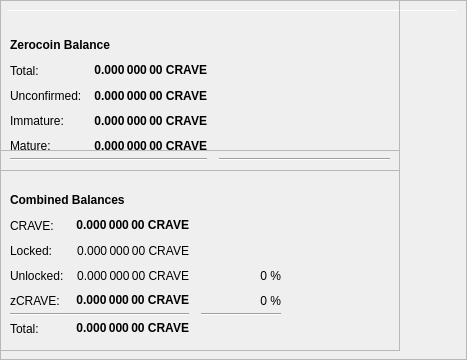
        <widget class="QFrame" name="frameObfuscation">
         <property name="minimumSize">
          <size>
           <width>400</width>
           <height>350</height>
          </size>
         </property>
         <property name="layoutDirection">
          <enum>Qt::LeftToRight</enum>
         </property>
         <property name="frameShape">
          <enum>QFrame::StyledPanel</enum>
         </property>
         <property name="frameShadow">
          <enum>QFrame::Raised</enum>
         </property>
         <widget class="QPushButton" name="runAutoDenom">
          <property name="geometry">
           <rect>
            <x>251</x>
            <y>17</y>
            <width>1</width>
            <height>1</height>
           </rect>
          </property>
          <property name="palette">
           <palette>
            <active>
             <colorrole role="WindowText">
              <brush brushstyle="SolidPattern">
               <color alpha="255">
                <red>0</red>
                <green>0</green>
                <blue>0</blue>
               </color>
              </brush>
             </colorrole>
             <colorrole role="Button">
              <brush brushstyle="SolidPattern">
               <color alpha="255">
                <red>239</red>
                <green>238</green>
                <blue>238</blue>
               </color>
              </brush>
             </colorrole>
             <colorrole role="Light">
              <brush brushstyle="SolidPattern">
               <color alpha="255">
                <red>255</red>
                <green>255</green>
                <blue>255</blue>
               </color>
              </brush>
             </colorrole>
             <colorrole role="Midlight">
              <brush brushstyle="SolidPattern">
               <color alpha="255">
                <red>247</red>
                <green>246</green>
                <blue>246</blue>
               </color>
              </brush>
             </colorrole>
             <colorrole role="Dark">
              <brush brushstyle="SolidPattern">
               <color alpha="255">
                <red>119</red>
                <green>119</green>
                <blue>119</blue>
               </color>
              </brush>
             </colorrole>
             <colorrole role="Mid">
              <brush brushstyle="SolidPattern">
               <color alpha="255">
                <red>159</red>
                <green>159</green>
                <blue>159</blue>
               </color>
              </brush>
             </colorrole>
             <colorrole role="Text">
              <brush brushstyle="SolidPattern">
               <color alpha="255">
                <red>0</red>
                <green>0</green>
                <blue>0</blue>
               </color>
              </brush>
             </colorrole>
             <colorrole role="BrightText">
              <brush brushstyle="SolidPattern">
               <color alpha="255">
                <red>255</red>
                <green>255</green>
                <blue>255</blue>
               </color>
              </brush>
             </colorrole>
             <colorrole role="ButtonText">
              <brush brushstyle="SolidPattern">
               <color alpha="255">
                <red>0</red>
                <green>0</green>
                <blue>0</blue>
               </color>
              </brush>
             </colorrole>
             <colorrole role="Base">
              <brush brushstyle="SolidPattern">
               <color alpha="255">
                <red>255</red>
                <green>255</green>
                <blue>255</blue>
               </color>
              </brush>
             </colorrole>
             <colorrole role="Window">
              <brush brushstyle="SolidPattern">
               <color alpha="255">
                <red>239</red>
                <green>238</green>
                <blue>238</blue>
               </color>
              </brush>
             </colorrole>
             <colorrole role="Shadow">
              <brush brushstyle="SolidPattern">
               <color alpha="255">
                <red>0</red>
                <green>0</green>
                <blue>0</blue>
               </color>
              </brush>
             </colorrole>
             <colorrole role="AlternateBase">
              <brush brushstyle="SolidPattern">
               <color alpha="255">
                <red>247</red>
                <green>246</green>
                <blue>246</blue>
               </color>
              </brush>
             </colorrole>
             <colorrole role="ToolTipBase">
              <brush brushstyle="SolidPattern">
               <color alpha="255">
                <red>255</red>
                <green>255</green>
                <blue>220</blue>
               </color>
              </brush>
             </colorrole>
             <colorrole role="ToolTipText">
              <brush brushstyle="SolidPattern">
               <color alpha="255">
                <red>0</red>
                <green>0</green>
                <blue>0</blue>
               </color>
              </brush>
             </colorrole>
            </active>
            <inactive>
             <colorrole role="WindowText">
              <brush brushstyle="SolidPattern">
               <color alpha="255">
                <red>0</red>
                <green>0</green>
                <blue>0</blue>
               </color>
              </brush>
             </colorrole>
             <colorrole role="Button">
              <brush brushstyle="SolidPattern">
               <color alpha="255">
                <red>239</red>
                <green>238</green>
                <blue>238</blue>
               </color>
              </brush>
             </colorrole>
             <colorrole role="Light">
              <brush brushstyle="SolidPattern">
               <color alpha="255">
                <red>255</red>
                <green>255</green>
                <blue>255</blue>
               </color>
              </brush>
             </colorrole>
             <colorrole role="Midlight">
              <brush brushstyle="SolidPattern">
               <color alpha="255">
                <red>247</red>
                <green>246</green>
                <blue>246</blue>
               </color>
              </brush>
             </colorrole>
             <colorrole role="Dark">
              <brush brushstyle="SolidPattern">
               <color alpha="255">
                <red>119</red>
                <green>119</green>
                <blue>119</blue>
               </color>
              </brush>
             </colorrole>
             <colorrole role="Mid">
              <brush brushstyle="SolidPattern">
               <color alpha="255">
                <red>159</red>
                <green>159</green>
                <blue>159</blue>
               </color>
              </brush>
             </colorrole>
             <colorrole role="Text">
              <brush brushstyle="SolidPattern">
               <color alpha="255">
                <red>0</red>
                <green>0</green>
                <blue>0</blue>
               </color>
              </brush>
             </colorrole>
             <colorrole role="BrightText">
              <brush brushstyle="SolidPattern">
               <color alpha="255">
                <red>255</red>
                <green>255</green>
                <blue>255</blue>
               </color>
              </brush>
             </colorrole>
             <colorrole role="ButtonText">
              <brush brushstyle="SolidPattern">
               <color alpha="255">
                <red>0</red>
                <green>0</green>
                <blue>0</blue>
               </color>
              </brush>
             </colorrole>
             <colorrole role="Base">
              <brush brushstyle="SolidPattern">
               <color alpha="255">
                <red>255</red>
                <green>255</green>
                <blue>255</blue>
               </color>
              </brush>
             </colorrole>
             <colorrole role="Window">
              <brush brushstyle="SolidPattern">
               <color alpha="255">
                <red>239</red>
                <green>238</green>
                <blue>238</blue>
               </color>
              </brush>
             </colorrole>
             <colorrole role="Shadow">
              <brush brushstyle="SolidPattern">
               <color alpha="255">
                <red>0</red>
                <green>0</green>
                <blue>0</blue>
               </color>
              </brush>
             </colorrole>
             <colorrole role="AlternateBase">
              <brush brushstyle="SolidPattern">
               <color alpha="255">
                <red>247</red>
                <green>246</green>
                <blue>246</blue>
               </color>
              </brush>
             </colorrole>
             <colorrole role="ToolTipBase">
              <brush brushstyle="SolidPattern">
               <color alpha="255">
                <red>255</red>
                <green>255</green>
                <blue>220</blue>
               </color>
              </brush>
             </colorrole>
             <colorrole role="ToolTipText">
              <brush brushstyle="SolidPattern">
               <color alpha="255">
                <red>0</red>
                <green>0</green>
                <blue>0</blue>
               </color>
              </brush>
             </colorrole>
            </inactive>
            <disabled>
             <colorrole role="WindowText">
              <brush brushstyle="SolidPattern">
               <color alpha="255">
                <red>119</red>
                <green>119</green>
                <blue>119</blue>
               </color>
              </brush>
             </colorrole>
             <colorrole role="Button">
              <brush brushstyle="SolidPattern">
               <color alpha="255">
                <red>239</red>
                <green>238</green>
                <blue>238</blue>
               </color>
              </brush>
             </colorrole>
             <colorrole role="Light">
              <brush brushstyle="SolidPattern">
               <color alpha="255">
                <red>255</red>
                <green>255</green>
                <blue>255</blue>
               </color>
              </brush>
             </colorrole>
             <colorrole role="Midlight">
              <brush brushstyle="SolidPattern">
               <color alpha="255">
                <red>247</red>
                <green>246</green>
                <blue>246</blue>
               </color>
              </brush>
             </colorrole>
             <colorrole role="Dark">
              <brush brushstyle="SolidPattern">
               <color alpha="255">
                <red>119</red>
                <green>119</green>
                <blue>119</blue>
               </color>
              </brush>
             </colorrole>
             <colorrole role="Mid">
              <brush brushstyle="SolidPattern">
               <color alpha="255">
                <red>159</red>
                <green>159</green>
                <blue>159</blue>
               </color>
              </brush>
             </colorrole>
             <colorrole role="Text">
              <brush brushstyle="SolidPattern">
               <color alpha="255">
                <red>119</red>
                <green>119</green>
                <blue>119</blue>
               </color>
              </brush>
             </colorrole>
             <colorrole role="BrightText">
              <brush brushstyle="SolidPattern">
               <color alpha="255">
                <red>255</red>
                <green>255</green>
                <blue>255</blue>
               </color>
              </brush>
             </colorrole>
             <colorrole role="ButtonText">
              <brush brushstyle="SolidPattern">
               <color alpha="255">
                <red>119</red>
                <green>119</green>
                <blue>119</blue>
               </color>
              </brush>
             </colorrole>
             <colorrole role="Base">
              <brush brushstyle="SolidPattern">
               <color alpha="255">
                <red>239</red>
                <green>238</green>
                <blue>238</blue>
               </color>
              </brush>
             </colorrole>
             <colorrole role="Window">
              <brush brushstyle="SolidPattern">
               <color alpha="255">
                <red>239</red>
                <green>238</green>
                <blue>238</blue>
               </color>
              </brush>
             </colorrole>
             <colorrole role="Shadow">
              <brush brushstyle="SolidPattern">
               <color alpha="255">
                <red>0</red>
                <green>0</green>
                <blue>0</blue>
               </color>
              </brush>
             </colorrole>
             <colorrole role="AlternateBase">
              <brush brushstyle="SolidPattern">
               <color alpha="255">
                <red>239</red>
                <green>238</green>
                <blue>238</blue>
               </color>
              </brush>
             </colorrole>
             <colorrole role="ToolTipBase">
              <brush brushstyle="SolidPattern">
               <color alpha="255">
                <red>255</red>
                <green>255</green>
                <blue>220</blue>
               </color>
              </brush>
             </colorrole>
             <colorrole role="ToolTipText">
              <brush brushstyle="SolidPattern">
               <color alpha="255">
                <red>0</red>
                <green>0</green>
                <blue>0</blue>
               </color>
              </brush>
             </colorrole>
            </disabled>
           </palette>
          </property>
          <property name="focusPolicy">
           <enum>Qt::NoFocus</enum>
          </property>
          <property name="autoFillBackground">
           <bool>true</bool>
          </property>
          <property name="text">
           <string/>
          </property>
          <property name="flat">
           <bool>true</bool>
          </property>
         </widget>
         <widget class="Line" name="line">
          <property name="geometry">
           <rect>
            <x>7</x>
            <y>10</y>
            <width>451</width>
            <height>1</height>
           </rect>
          </property>
          <property name="orientation">
           <enum>Qt::Horizontal</enum>
          </property>
         </widget>
         <widget class="QFrame" name="frame_3">
          <property name="geometry">
           <rect>
            <x>0</x>
            <y>150</y>
            <width>400</width>
            <height>201</height>
           </rect>
          </property>
          <property name="frameShape">
           <enum>QFrame::StyledPanel</enum>
          </property>
          <property name="frameShadow">
           <enum>QFrame::Raised</enum>
          </property>
          <layout class="QVBoxLayout" name="verticalLayout_5">
           <item>
            <layout class="QHBoxLayout" name="horizontalLayout_5" stretch="0">
             <item alignment="Qt::AlignBottom">
              <widget class="QLabel" name="label_5z">
               <property name="maximumSize">
                <size>
                 <width>16777215</width>
                 <height>20</height>
                </size>
               </property>
               <property name="font">
                <font>
                 <weight>75</weight>
                 <bold>true</bold>
                </font>
               </property>
               <property name="toolTip">
                <string>Combined Balances (including unconfirmed and immature coins)</string>
               </property>
               <property name="text">
                <string>&lt;html&gt;&lt;head/&gt;&lt;body&gt;&lt;p&gt;Combined Balances&lt;/p&gt;&lt;/body&gt;&lt;/html&gt;</string>
               </property>
              </widget>
             </item>
            </layout>
           </item>
           <item>
            <layout class="QGridLayout" name="gridLayout_3" rowstretch="0,0,0,0,0,0,0" rowminimumheight="0,25,25,25,25,0,25">
             <property name="horizontalSpacing">
              <number>12</number>
             </property>
             <property name="verticalSpacing">
              <number>0</number>
             </property>
             <item row="4" column="1">
              <widget class="QLabel" name="labelzBalancez">
               <property name="font">
                <font>
                 <weight>75</weight>
                 <bold>true</bold>
                </font>
               </property>
               <property name="cursor">
                <cursorShape>IBeamCursor</cursorShape>
               </property>
               <property name="toolTip">
                <string>Total of transactions that have yet to be confirmed, and do not yet count toward the spendable balance</string>
               </property>
               <property name="text">
                <string notr="true">0.000 000 00 CRAVE</string>
               </property>
               <property name="alignment">
                <set>Qt::AlignRight|Qt::AlignTrailing|Qt::AlignVCenter</set>
               </property>
               <property name="textInteractionFlags">
                <set>Qt::LinksAccessibleByMouse|Qt::TextSelectableByKeyboard|Qt::TextSelectableByMouse</set>
               </property>
              </widget>
             </item>
             <item row="6" column="1">
              <widget class="QLabel" name="labelTotalz">
               <property name="font">
                <font>
                 <weight>75</weight>
                 <bold>true</bold>
                </font>
               </property>
               <property name="cursor">
                <cursorShape>IBeamCursor</cursorShape>
               </property>
               <property name="toolTip">
                <string>Total Balance, including unconfirmed and immature coins.</string>
               </property>
               <property name="text">
                <string notr="true">0.000 000 00 CRAVE</string>
               </property>
               <property name="alignment">
                <set>Qt::AlignRight|Qt::AlignTrailing|Qt::AlignVCenter</set>
               </property>
               <property name="textInteractionFlags">
                <set>Qt::LinksAccessibleByMouse|Qt::TextSelectableByKeyboard|Qt::TextSelectableByMouse</set>
               </property>
              </widget>
             </item>
             <item row="4" column="3">
              <spacer name="horizontalSpacer_6">
               <property name="orientation">
                <enum>Qt::Horizontal</enum>
               </property>
               <property name="sizeHint" stdset="0">
                <size>
                 <width>40</width>
                 <height>1</height>
                </size>
               </property>
              </spacer>
             </item>
             <item row="6" column="0">
              <widget class="QLabel" name="labelTotalTextz">
               <property name="text">
                <string>Total:</string>
               </property>
              </widget>
             </item>
             <item row="1" column="0">
              <widget class="QLabel" name="labelBalanceTextz">
               <property name="text">
                <string>CRAVE:</string>
               </property>
              </widget>
             </item>
             <item row="1" column="1">
              <widget class="QLabel" name="labelBalancez">
               <property name="font">
                <font>
                 <weight>75</weight>
                 <bold>true</bold>
                </font>
               </property>
               <property name="cursor">
                <cursorShape>IBeamCursor</cursorShape>
               </property>
               <property name="toolTip">
                <string>Your current spendable balance</string>
               </property>
               <property name="text">
                <string notr="true">0.000 000 00 CRAVE</string>
               </property>
               <property name="alignment">
                <set>Qt::AlignRight|Qt::AlignTrailing|Qt::AlignVCenter</set>
               </property>
               <property name="textInteractionFlags">
                <set>Qt::LinksAccessibleByMouse|Qt::TextSelectableByKeyboard|Qt::TextSelectableByMouse</set>
               </property>
              </widget>
             </item>
             <item row="4" column="0">
              <widget class="QLabel" name="labelzBalanceTextz">
               <property name="toolTip">
                <string/>
               </property>
               <property name="text">
                <string>zCRAVE:</string>
               </property>
              </widget>
             </item>
             <item row="4" column="2">
              <widget class="QLabel" name="labelzCRAVEPercent">
               <property name="toolTip">
                <string>Current percentage of zCRAVE.
If AutoMint is enabled this percentage will settle around the configured AutoMint percentage (default = 10%)</string>
               </property>
               <property name="text">
                <string>0 %</string>
               </property>
               <property name="alignment">
                <set>Qt::AlignRight|Qt::AlignTrailing|Qt::AlignVCenter</set>
               </property>
              </widget>
             </item>
             <item row="6" column="2">
              <widget class="QLabel" name="label100Percent">
               <property name="text">
                <string/>
               </property>
               <property name="alignment">
                <set>Qt::AlignRight|Qt::AlignTrailing|Qt::AlignVCenter</set>
               </property>
              </widget>
             </item>
             <item row="2" column="1">
              <widget class="QLabel" name="labelLockedBalance">
               <property name="toolTip">
                <string>Locked CRAVE or Masternode collaterals. These are excluded from zCRAVE minting.</string>
               </property>
               <property name="text">
                <string>0.000 000 00 CRAVE</string>
               </property>
               <property name="alignment">
                <set>Qt::AlignRight|Qt::AlignTrailing|Qt::AlignVCenter</set>
               </property>
              </widget>
             </item>
             <item row="2" column="0">
              <widget class="QLabel" name="labelLockedBalanceText">
               <property name="toolTip">
                <string>Locked CRAVE or Masternode collaterals. These are excluded from zCRAVE minting.</string>
               </property>
               <property name="text">
                <string>Locked:</string>
               </property>
              </widget>
             </item>
             <item row="3" column="0">
              <widget class="QLabel" name="labelUnLockedBalanceText">
               <property name="toolTip">
                <string>Unlocked CRAVEs. These can be used for zCRAVE minting.</string>
               </property>
               <property name="text">
                <string>Unlocked:</string>
               </property>
              </widget>
             </item>
             <item row="3" column="1">
              <widget class="QLabel" name="labelUnLockedBalance">
               <property name="toolTip">
                <string>Unlocked CRAVEs. These can be used for zCRAVE minting.</string>
               </property>
               <property name="text">
                <string>0.000 000 00 CRAVE</string>
               </property>
               <property name="alignment">
                <set>Qt::AlignRight|Qt::AlignTrailing|Qt::AlignVCenter</set>
               </property>
              </widget>
             </item>
             <item row="3" column="2">
              <widget class="QLabel" name="labelCRAVEPercent">
               <property name="text">
                <string>0 %</string>
               </property>
               <property name="alignment">
                <set>Qt::AlignRight|Qt::AlignTrailing|Qt::AlignVCenter</set>
               </property>
              </widget>
             </item>
             <item row="5" column="2">
              <widget class="Line" name="lineWatchBalance_3">
               <property name="sizePolicy">
                <sizepolicy hsizetype="Preferred" vsizetype="Fixed">
                 <horstretch>0</horstretch>
                 <verstretch>0</verstretch>
                </sizepolicy>
               </property>
               <property name="minimumSize">
                <size>
                 <width>80</width>
                 <height>0</height>
                </size>
               </property>
               <property name="orientation">
                <enum>Qt::Horizontal</enum>
               </property>
              </widget>
             </item>
             <item row="5" column="0" colspan="2">
              <widget class="Line" name="lineSpendableBalance_3">
               <property name="orientation">
                <enum>Qt::Horizontal</enum>
               </property>
              </widget>
             </item>
            </layout>
           </item>
          </layout>
         </widget>
         <widget class="QFrame" name="frame_4">
          <property name="geometry">
           <rect>
            <x>0</x>
            <y>0</y>
            <width>400</width>
            <height>171</height>
           </rect>
          </property>
          <property name="frameShape">
           <enum>QFrame::StyledPanel</enum>
          </property>
          <property name="frameShadow">
           <enum>QFrame::Raised</enum>
          </property>
          <layout class="QVBoxLayout" name="verticalLayout_7">
           <item>
            <layout class="QHBoxLayout" name="horizontalLayout_8" stretch="0">
             <item alignment="Qt::AlignBottom">
              <widget class="QLabel" name="label_5z_3">
               <property name="maximumSize">
                <size>
                 <width>16777215</width>
                 <height>20</height>
                </size>
               </property>
               <property name="font">
                <font>
                 <weight>75</weight>
                 <bold>true</bold>
                </font>
               </property>
               <property name="text">
                <string>Zerocoin Balance</string>
               </property>
              </widget>
             </item>
            </layout>
           </item>
           <item>
            <layout class="QGridLayout" name="gridLayout_5" rowminimumheight="0,25,25,25,25,0">
             <property name="horizontalSpacing">
              <number>12</number>
             </property>
             <property name="verticalSpacing">
              <number>0</number>
             </property>
             <item row="4" column="0">
              <widget class="QLabel" name="labelzBalanceMatureText">
               <property name="toolTip">
                <string>Mature: more than 20 confirmation and more than 3 mints of the same denomination after it was minted.
These zCRAVE are spendable.</string>
               </property>
               <property name="text">
                <string>Mature:</string>
               </property>
              </widget>
             </item>
             <item row="5" column="0" colspan="2">
              <widget class="Line" name="lineSpendableBalance_5">
               <property name="orientation">
                <enum>Qt::Horizontal</enum>
               </property>
              </widget>
             </item>
             <item row="1" column="1">
              <widget class="QLabel" name="labelzBalance">
               <property name="font">
                <font>
                 <weight>75</weight>
                 <bold>true</bold>
                </font>
               </property>
               <property name="cursor">
                <cursorShape>IBeamCursor</cursorShape>
               </property>
               <property name="toolTip">
                <string>All available zCRAVE, unconfirmed and immature zCRAVE included.</string>
               </property>
               <property name="text">
                <string notr="true">0.000 000 00 CRAVE</string>
               </property>
               <property name="alignment">
                <set>Qt::AlignRight|Qt::AlignTrailing|Qt::AlignVCenter</set>
               </property>
               <property name="textInteractionFlags">
                <set>Qt::LinksAccessibleByMouse|Qt::TextSelectableByKeyboard|Qt::TextSelectableByMouse</set>
               </property>
              </widget>
             </item>
             <item row="5" column="2">
              <widget class="Line" name="lineWatchBalance_5">
               <property name="sizePolicy">
                <sizepolicy hsizetype="Preferred" vsizetype="Fixed">
                 <horstretch>0</horstretch>
                 <verstretch>0</verstretch>
                </sizepolicy>
               </property>
               <property name="minimumSize">
                <size>
                 <width>140</width>
                 <height>0</height>
                </size>
               </property>
               <property name="orientation">
                <enum>Qt::Horizontal</enum>
               </property>
              </widget>
             </item>
             <item row="1" column="0">
              <widget class="QLabel" name="labelzBalanceText">
               <property name="toolTip">
                <string>All available zCRAVE, unconfirmed and immature zCRAVE included.</string>
               </property>
               <property name="text">
                <string>Total:</string>
               </property>
              </widget>
             </item>
             <item row="1" column="2">
              <spacer name="horizontalSpacer_8">
               <property name="orientation">
                <enum>Qt::Horizontal</enum>
               </property>
               <property name="sizeHint" stdset="0">
                <size>
                 <width>40</width>
                 <height>20</height>
                </size>
               </property>
              </spacer>
             </item>
             <item row="4" column="2">
              <spacer name="horizontalSpacer_4">
               <property name="orientation">
                <enum>Qt::Horizontal</enum>
               </property>
               <property name="sizeHint" stdset="0">
                <size>
                 <width>40</width>
                 <height>20</height>
                </size>
               </property>
              </spacer>
             </item>
             <item row="4" column="1">
              <widget class="QLabel" name="labelzBalanceMature">
               <property name="font">
                <font>
                 <weight>75</weight>
                 <bold>true</bold>
                </font>
               </property>
               <property name="toolTip">
                <string>Mature: more than 20 confirmation and more than 3 mints of the same denomination after it was minted.
These zCRAVE are spendable.</string>
               </property>
               <property name="text">
                <string>0.000 000 00 CRAVE</string>
               </property>
               <property name="alignment">
                <set>Qt::AlignRight|Qt::AlignTrailing|Qt::AlignVCenter</set>
               </property>
              </widget>
             </item>
             <item row="2" column="0">
              <widget class="QLabel" name="labelzBalanceUnconfirmedText">
               <property name="toolTip">
                <string>Unconfirmed: less than 20 confirmations
Immature: confirmed, but less than 3 mints of the same denomination after it was minted</string>
               </property>
               <property name="text">
                <string>Unconfirmed:</string>
               </property>
              </widget>
             </item>
             <item row="2" column="1">
              <widget class="QLabel" name="labelzBalanceUnconfirmed">
               <property name="font">
                <font>
                 <weight>75</weight>
                 <bold>true</bold>
                </font>
               </property>
               <property name="toolTip">
                <string>Unconfirmed: less than 20 confirmations
Immature: confirmed, but less than 3 mints of the same denomination after it was minted</string>
               </property>
               <property name="text">
                <string>0.000 000 00 CRAVE</string>
               </property>
               <property name="alignment">
                <set>Qt::AlignRight|Qt::AlignTrailing|Qt::AlignVCenter</set>
               </property>
              </widget>
             </item>
             <item row="2" column="2">
              <spacer name="horizontalSpacer_5">
               <property name="orientation">
                <enum>Qt::Horizontal</enum>
               </property>
               <property name="sizeHint" stdset="0">
                <size>
                 <width>40</width>
                 <height>20</height>
                </size>
               </property>
              </spacer>
             </item>
             <item row="3" column="0">
              <widget class="QLabel" name="labelzBalanceImmatureText">
               <property name="toolTip">
                <string>Unconfirmed: less than 20 confirmations
Immature: confirmed, but less than 3 mints of the same denomination after it was minted</string>
               </property>
               <property name="text">
                <string>Immature:</string>
               </property>
              </widget>
             </item>
             <item row="3" column="1">
              <widget class="QLabel" name="labelzBalanceImmature">
               <property name="font">
                <font>
                 <weight>75</weight>
                 <bold>true</bold>
                </font>
               </property>
               <property name="toolTip">
                <string>Unconfirmed: less than 20 confirmations
Immature: confirmed, but less than 3 mints of the same denomination after it was minted</string>
               </property>
               <property name="text">
                <string>0.000 000 00 CRAVE</string>
               </property>
               <property name="alignment">
                <set>Qt::AlignRight|Qt::AlignTrailing|Qt::AlignVCenter</set>
               </property>
              </widget>
             </item>
             <item row="3" column="2">
              <spacer name="horizontalSpacer_7">
               <property name="orientation">
                <enum>Qt::Horizontal</enum>
               </property>
               <property name="sizeHint" stdset="0">
                <size>
                 <width>40</width>
                 <height>20</height>
                </size>
               </property>
              </spacer>
             </item>
            </layout>
           </item>
          </layout>
         </widget>
        </widget>
